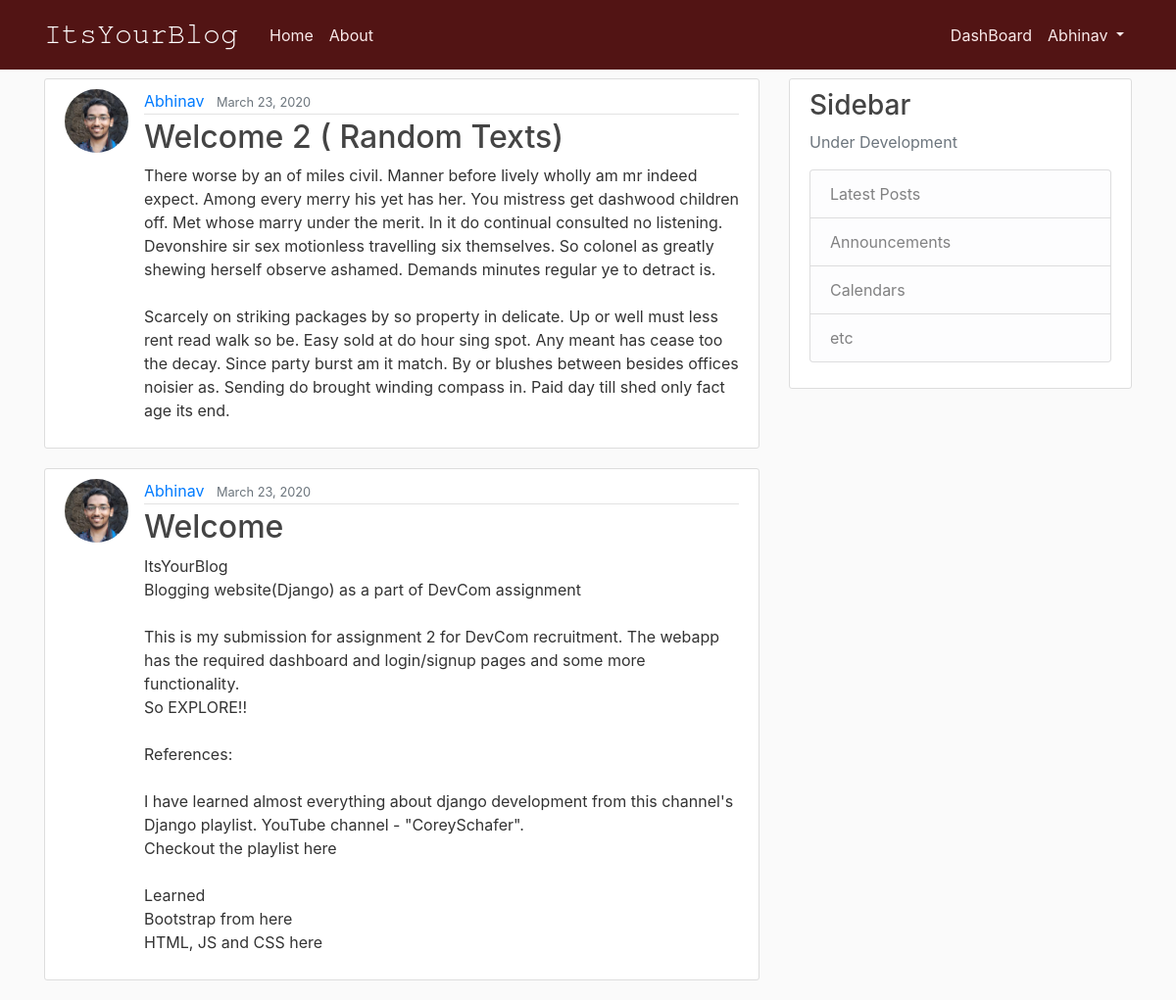
The app's page / (signed in) with its own data.
### blog/models.py (models this page shows, shortened)
class Post(models.Model):
	title = models.CharField(max_length = 100)
	content = models.TextField()
	date_posted = models.DateTimeField(default=timezone.now)
	author = models.ForeignKey(User, on_delete=models.CASCADE)

### users/models.py (models this page shows, shortened)
class Profile(models.Model):
	user = models.OneToOneField(User, on_delete=models.CASCADE)
	image = models.ImageField(default='default.jpg', upload_to='profile_pics')
	bio = models.TextField(blank=True)

### blog/views.py (the view)
# urls.py: path('', PostListView.as_view(), name = 'blog-home'),
class PostListView(ListView):		# by default looks for <app>/<model>_<viewtype>.html
	model = Post
	template_name = 'blog/home.html'	# here we have changed default template
	context = {
 		'posts': Post.objects.all()
 	}
	context_object_name = 'posts'
	ordering = ['-date_posted']
	paginate_by = 5

### blog/templates/blog/home.html (shortened to what this page needs)
{% extends "blog/base.html" %}
{% block content %}
	{% for post in posts %}
	<article class="media content-section">
	 <img class="rounded-circle article-img" src="{{ post.author.profile.image.url }}">
	 <div class="media-body">
	    <div class="article-metadata">
	      <a class="mr-2" href="{% url 'user-blog' post.author.username %}">{{ post.author }}</a>
	      <small class="text-muted">{{ post.date_posted|date:"F d, Y"}}</small>
	    </div>
	    <h2><a class="article-title" href="{% url 'blog-detail' post.id %}">{{ post.title }}</a></h2>
	    <p class="article-content">{{ post.content }}</p>
	  </div>
	</article>
	{% endfor %}
{% endblock content %}

### blog/templates/blog/base.html (shortened to what this page needs)
{% load static %}
<!DOCTYPE html>
<html>
<head>
    <link rel="stylesheet" href="https://maxcdn.bootstrapcdn.com/bootstrap/4.0.0/css/bootstrap.min.css">
    <link rel="stylesheet" type="text/css" href="{% static 'blog/main.css' %}">
</head>
<body>
	<header class="site-header">
	  <nav class="navbar navbar-expand-md navbar-dark bg-steel fixed-top">
	    <div class="container">
	      <a style="font-family: FreeMono; font-size: 30px" class="navbar-brand mr-4" href="{% url 'blog-home' %}">ItsYourBlog</a>
	      <div class="collapse navbar-collapse" id="navbarToggle">
	        <div class="navbar-nav mr-auto">
	          <a class="nav-item nav-link" href="{% url 'blog-home' %}">Home</a>
	          <a class="nav-item nav-link" href="{% url 'blog-about' %}">About</a>
	        </div>
	        <div class="navbar-nav navbar-right">
	          {% if user.is_authenticated %}
	            <a class="nav-item nav-link" href="{% url 'user-blog' user.username %}">DashBoard</a>
	            <a class="nav-link dropdown-toggle" href="#" id="navbarDropdown" role="button" data-toggle="dropdown" >
          			{{ user.username }}
        		</a>
	          {% else %}
		      	<a class="nav-item nav-link" href="{% url 'login' %}">Login</a>
		      	<a class="nav-item nav-link" href="{% url 'register' %}">Join Us!</a>
		      {% endif %}
		      </div>
	      </div>
	    </div>
	  </nav>
	</header>
	<main role="main" class="container">
	  <div class="row">
	    <div class="col-md-8">
	      {% block content %}{% endblock %}
	    </div>
	    <div class="col-md-4">
	      <div class="content-section">
	        <h3>Sidebar</h3>
	        <p class='text-muted'> Under Development
	          <ul class="list-group">
	            <li class="list-group-item list-group-item-light">Latest Posts</li>
	            <li class="list-group-item list-group-item-light">Announcements</li>
	            <li class="list-group-item list-group-item-light">Calendars</li>
	            <li class="list-group-item list-group-item-light">etc</li>
	          </ul>
	        </p>
	      </div>
	    </div>
	  </div>
	</main>
</body>
</html>

### blog/static/blog/main.css (style rules this page uses)
body { background: #fafafa; color: #333333; margin-top: 5rem; }
h1, h2, h3, h4, h5, h6 { color: #444444; }
ul { margin: 0; }
.bg-steel { background-color: #521414; }
.site-header .navbar-nav .nav-link { color: #faeaea; }
.content-section { background: #ffffff; padding: 10px 20px; border: 1px solid #dddddd; border-radius: 3px; margin-bottom: 20px; }
.article-title { color: #444444; }
.article-content { white-space: pre-line; }
.article-img { height: 65px; width: 65px; margin-right: 16px; }
.article-metadata { padding-bottom: 1px; margin-bottom: 4px; border-bottom: 1px solid #e3e3e3; color: #912222; }

### records on screen
Post: author.profile.image (picture), author "Abhinav", date_posted "March 23, 2020", title "Welcome 2 ( Random Texts)", content "There worse by an of miles civil. Manner before lively wholly am mr indeed expect. Among every merry his yet has her. You mistress get dashwood children off. Met whose marry under the merit. In it do continual consulted no listening. Devonshire sir sex motionless travelling six themselves. So colonel as greatly shewing herself observe ashamed. Demands minutes regular ye to detract is. Scarcely on striking packages by so property in delicate. Up or well must less rent read walk so be. Easy sold at do hour sing spot. Any meant has cease too the decay. Since party burst am it match. By or blushes between besides offices noisier as. Sending do brought winding compass in. Paid day till shed only…"
Post: author.profile.image (picture), author "Abhinav", date_posted "March 23, 2020", title "Welcome", content "ItsYourBlog Blogging website(Django) as a part of DevCom assignment This is my submission for assignment 2 for DevCom recruitment. The webapp has the required dashboard and login/signup pages and some more functionality. So EXPLORE!! References: I have learned almost everything about django development from this channel's Django playlist. YouTube channel - \"CoreySchafer\". Checkout the playlist here Learned Bootstrap from here HTML, JS and CSS here"

### other values on screen
{{ user.username }} "Abhinav"
